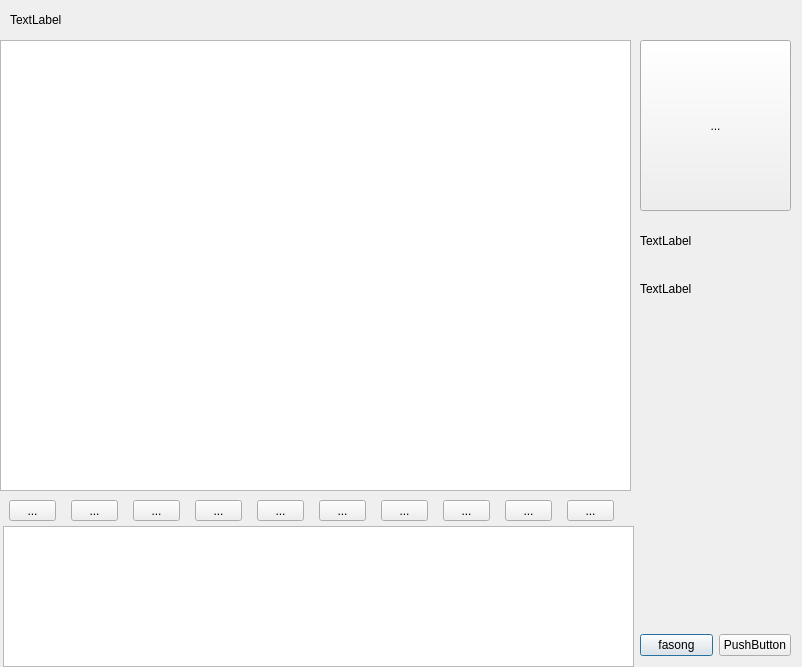
<?xml version="1.0" encoding="UTF-8"?>
<ui version="4.0">
 <class>Dialog</class>
 <widget class="QDialog" name="Dialog">
  <property name="geometry">
   <rect>
    <x>0</x>
    <y>0</y>
    <width>802</width>
    <height>667</height>
   </rect>
  </property>
  <property name="windowTitle">
   <string>Dialog</string>
  </property>
  <widget class="QTextBrowser" name="textBrowser">
   <property name="geometry">
    <rect>
     <x>0</x>
     <y>40</y>
     <width>631</width>
     <height>451</height>
    </rect>
   </property>
  </widget>
  <widget class="QTextEdit" name="textEdit">
   <property name="geometry">
    <rect>
     <x>3</x>
     <y>526</y>
     <width>631</width>
     <height>141</height>
    </rect>
   </property>
  </widget>
  <widget class="QToolButton" name="toolButton_11">
   <property name="geometry">
    <rect>
     <x>640</x>
     <y>40</y>
     <width>151</width>
     <height>171</height>
    </rect>
   </property>
   <property name="text">
    <string>...</string>
   </property>
  </widget>
  <widget class="QWidget" name="verticalLayoutWidget">
   <property name="geometry">
    <rect>
     <x>640</x>
     <y>220</y>
     <width>151</width>
     <height>89</height>
    </rect>
   </property>
   <layout class="QVBoxLayout" name="verticalLayout">
    <item>
     <widget class="QLabel" name="label">
      <property name="text">
       <string>TextLabel</string>
      </property>
     </widget>
    </item>
    <item>
     <widget class="QLabel" name="label_2">
      <property name="text">
       <string>TextLabel</string>
      </property>
     </widget>
    </item>
   </layout>
  </widget>
  <widget class="QWidget" name="horizontalLayoutWidget">
   <property name="geometry">
    <rect>
     <x>640</x>
     <y>620</y>
     <width>151</width>
     <height>51</height>
    </rect>
   </property>
   <layout class="QHBoxLayout" name="horizontalLayout">
    <item>
     <widget class="QPushButton" name="pushButton_2">
      <property name="text">
       <string>fasong</string>
      </property>
     </widget>
    </item>
    <item>
     <widget class="QPushButton" name="pushButton">
      <property name="text">
       <string>PushButton</string>
      </property>
     </widget>
    </item>
   </layout>
  </widget>
  <widget class="QLabel" name="label_3">
   <property name="geometry">
    <rect>
     <x>10</x>
     <y>10</y>
     <width>621</width>
     <height>20</height>
    </rect>
   </property>
   <property name="text">
    <string>TextLabel</string>
   </property>
  </widget>
  <widget class="QToolButton" name="toolButton_9">
   <property name="geometry">
    <rect>
     <x>71</x>
     <y>500</y>
     <width>47</width>
     <height>21</height>
    </rect>
   </property>
   <property name="text">
    <string>...</string>
   </property>
  </widget>
  <widget class="QToolButton" name="toolButton_8">
   <property name="geometry">
    <rect>
     <x>381</x>
     <y>500</y>
     <width>47</width>
     <height>21</height>
    </rect>
   </property>
   <property name="text">
    <string>...</string>
   </property>
  </widget>
  <widget class="QToolButton" name="toolButton_10">
   <property name="geometry">
    <rect>
     <x>133</x>
     <y>500</y>
     <width>47</width>
     <height>21</height>
    </rect>
   </property>
   <property name="text">
    <string>...</string>
   </property>
  </widget>
  <widget class="QToolButton" name="toolButton_6">
   <property name="geometry">
    <rect>
     <x>257</x>
     <y>500</y>
     <width>47</width>
     <height>21</height>
    </rect>
   </property>
   <property name="text">
    <string>...</string>
   </property>
  </widget>
  <widget class="QToolButton" name="toolButton_7">
   <property name="geometry">
    <rect>
     <x>319</x>
     <y>500</y>
     <width>47</width>
     <height>21</height>
    </rect>
   </property>
   <property name="text">
    <string>...</string>
   </property>
  </widget>
  <widget class="QToolButton" name="toolButton">
   <property name="geometry">
    <rect>
     <x>567</x>
     <y>500</y>
     <width>47</width>
     <height>21</height>
    </rect>
   </property>
   <property name="text">
    <string>...</string>
   </property>
  </widget>
  <widget class="QToolButton" name="toolButton_5">
   <property name="geometry">
    <rect>
     <x>195</x>
     <y>500</y>
     <width>47</width>
     <height>21</height>
    </rect>
   </property>
   <property name="text">
    <string>...</string>
   </property>
  </widget>
  <widget class="QToolButton" name="toolButton_3">
   <property name="geometry">
    <rect>
     <x>9</x>
     <y>500</y>
     <width>47</width>
     <height>21</height>
    </rect>
   </property>
   <property name="text">
    <string>...</string>
   </property>
  </widget>
  <widget class="QToolButton" name="toolButton_2">
   <property name="geometry">
    <rect>
     <x>505</x>
     <y>500</y>
     <width>47</width>
     <height>21</height>
    </rect>
   </property>
   <property name="text">
    <string>...</string>
   </property>
  </widget>
  <widget class="QToolButton" name="toolButton_4">
   <property name="geometry">
    <rect>
     <x>443</x>
     <y>500</y>
     <width>47</width>
     <height>21</height>
    </rect>
   </property>
   <property name="text">
    <string>...</string>
   </property>
  </widget>
 </widget>
 <resources/>
 <connections/>
</ui>
